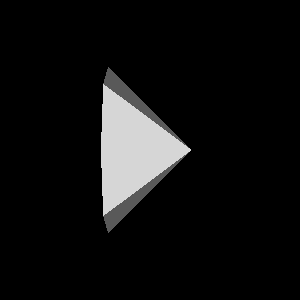

Write Python code to recreate this figure.
#!/usr/bin/env python

# Test camera distortion using a user transform on a cone.

import vtkmodules.vtkInteractionStyle  # noqa: F401
import vtkmodules.vtkRenderingFreeType  # noqa: F401
import vtkmodules.vtkRenderingOpenGL2  # noqa: F401

from vtkmodules.vtkCommonMath import vtkMatrix4x4
from vtkmodules.vtkCommonTransforms import vtkTransform
from vtkmodules.vtkFiltersSources import vtkConeSource
from vtkmodules.vtkRenderingCore import (
    vtkActor,
    vtkPolyDataMapper,
    vtkRenderWindow,
    vtkRenderWindowInteractor,
    vtkRenderer,
)

# Cone geometry
cone = vtkConeSource()
cone.SetResolution(8)

cone_mapper = vtkPolyDataMapper()
cone_mapper.SetInputConnection(cone.GetOutputPort())

cone_actor = vtkActor()
cone_actor.SetMapper(cone_mapper)

# Create a transform that squashes the X axis by 0.5
matrix = vtkMatrix4x4()
matrix.SetElement(0, 0, 0.5)

transform = vtkTransform()
transform.SetMatrix(matrix)

# Renderer
renderer = vtkRenderer()
renderer.AddActor(cone_actor)

render_window = vtkRenderWindow()
render_window.AddRenderer(renderer)
render_window.SetWindowName("camera warped cone")
render_window.SetMultiSamples(0)
render_window.SetSize(300, 300)

interactor = vtkRenderWindowInteractor()
interactor.SetRenderWindow(render_window)

# Scene
renderer.ResetCamera()
renderer.GetActiveCamera().SetUserTransform(transform)

interactor.Initialize()
interactor.Start()
